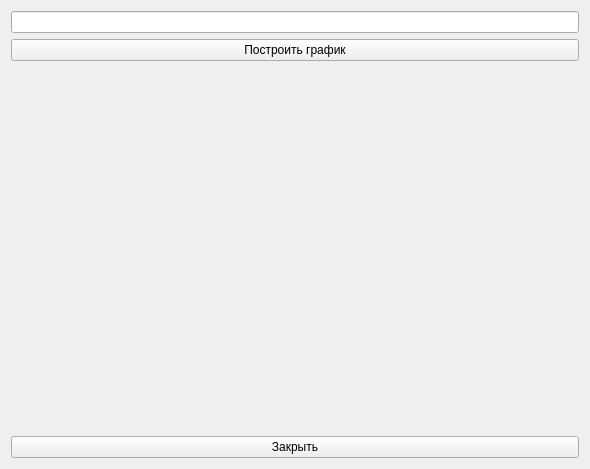
<?xml version="1.0" encoding="UTF-8"?>
<ui version="4.0">
 <class>Form</class>
 <widget class="QWidget" name="Form">
  <property name="geometry">
   <rect>
    <x>0</x>
    <y>0</y>
    <width>590</width>
    <height>469</height>
   </rect>
  </property>
  <property name="minimumSize">
   <size>
    <width>590</width>
    <height>469</height>
   </size>
  </property>
  <property name="windowTitle">
   <string>График</string>
  </property>
  <layout class="QGridLayout" name="gridLayout">
   <item row="0" column="0">
    <widget class="QLineEdit" name="lineEdit"/>
   </item>
   <item row="4" column="0">
    <widget class="QPushButton" name="pushButton">
     <property name="text">
      <string>Закрыть</string>
     </property>
    </widget>
   </item>
   <item row="2" column="0">
    <widget class="QPushButton" name="pushButton_2">
     <property name="text">
      <string>Построить график</string>
     </property>
    </widget>
   </item>
   <item row="3" column="0">
    <widget class="QCustomPlot" name="widget" native="true">
     <property name="minimumSize">
      <size>
       <width>572</width>
       <height>363</height>
      </size>
     </property>
    </widget>
   </item>
  </layout>
 </widget>
 <customwidgets>
  <customwidget>
   <class>QCustomPlot</class>
   <extends>QWidget</extends>
   <header>qcustomplot.h</header>
   <container>1</container>
  </customwidget>
 </customwidgets>
 <resources/>
 <connections>
  <connection>
   <sender>pushButton</sender>
   <signal>clicked()</signal>
   <receiver>Form</receiver>
   <slot>close()</slot>
   <hints>
    <hint type="sourcelabel">
     <x>294</x>
     <y>447</y>
    </hint>
    <hint type="destinationlabel">
     <x>294</x>
     <y>234</y>
    </hint>
   </hints>
  </connection>
 </connections>
</ui>
